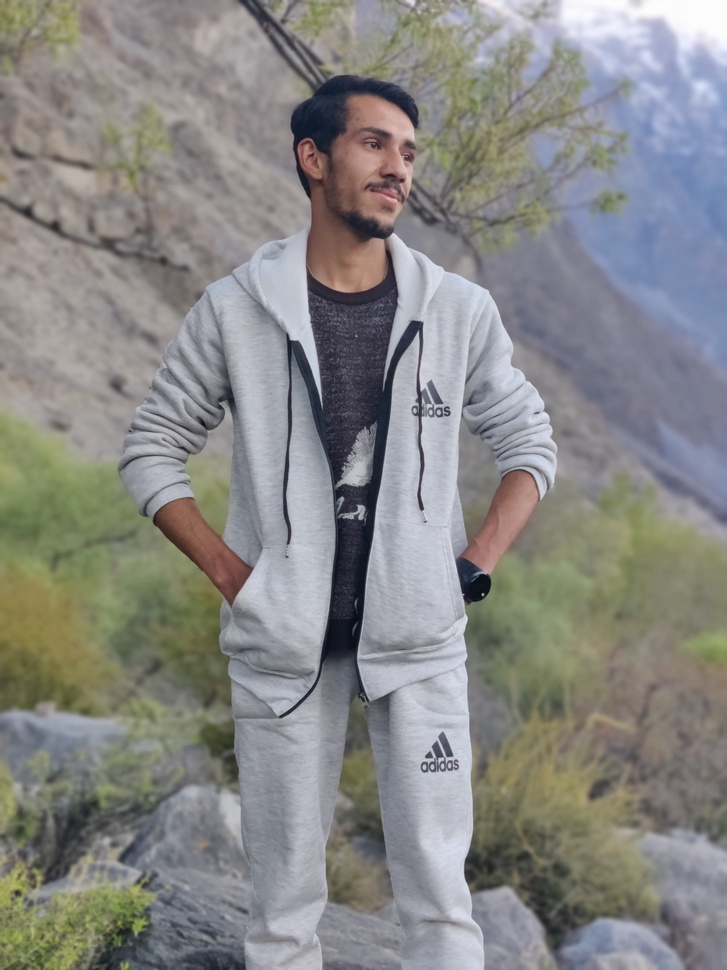
#> input picture images/test.jpg, 727 x 970 px, shrunk from 3000 x 4000 before the run, found by its file name
$ python bounding_boxes.py
#> lines starting #> are read from the running program, lines starting #| are printed output that depends on the picture; after the words box and inside, x2 and y2 are one past the last pixel; in counts of white or black regions, pixels touching at a corner belong together
import cv2

image = cv2.imread("images/test.jpg")
#> image is the input picture: shape (970, 727, 3); mean B, G, R 133.3, 135.5, 135.9

if image is None:
    print("Error: Image not found.")
    exit()

gray = cv2.cvtColor(image, cv2.COLOR_BGR2GRAY)
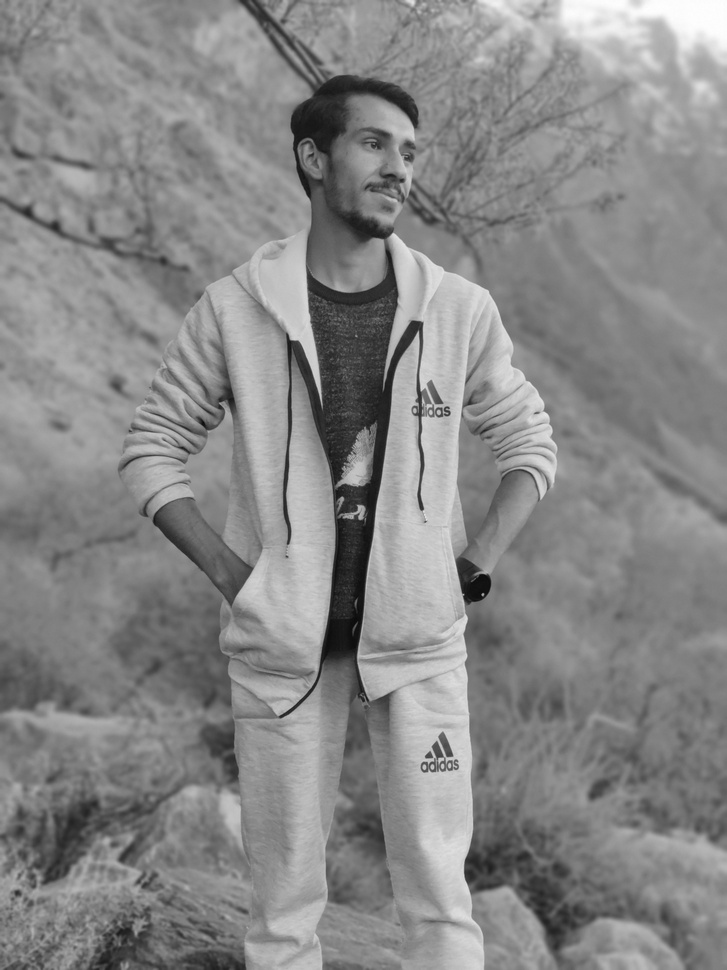
#> gray: shape (970, 727); min 8, max 254, mean 135.4

blur = cv2.GaussianBlur(gray, (7, 7), 0)

edges = cv2.Canny(blur, 50, 150)
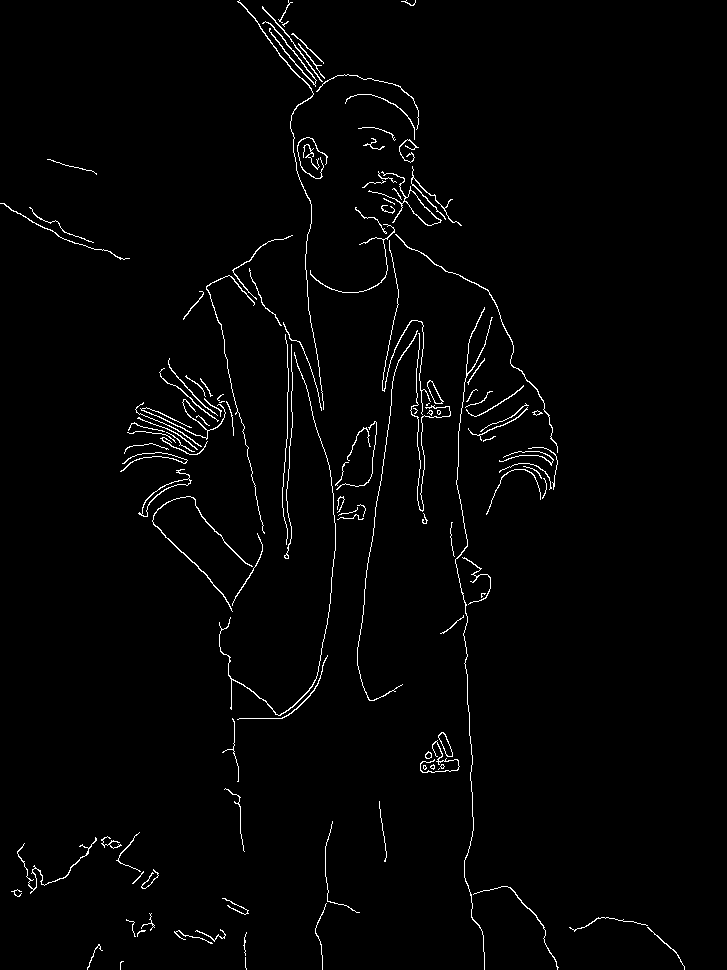
#> edges: shape (970, 727); 1.8% white in thin lines or dots

contours, hierarchy = cv2.findContours(
    edges,
    cv2.RETR_EXTERNAL,
    cv2.CHAIN_APPROX_SIMPLE
)
#> contours = 124 contours, 80 with area under 20; largest, box (x1, y1, x2, y2) and area: (368, 171, 442, 226) 521, (138, 469, 192, 517) 296, (438, 732, 453, 757) 162, (427, 380, 444, 404) 158, (152, 496, 253, 612) 132

result = image.copy()

for contour in contours:

    # Ignore very small contours
    area = cv2.contourArea(contour)

    if area < 500:
        continue

    # Get bounding rectangle
    x, y, width, height = cv2.boundingRect(contour)

    # Draw rectangle
    cv2.rectangle(
        result,
        (x, y),
        (x + width, y + height),
        (0, 255, 0),
        2
    )

    # Display coordinates
    text = f"X:{x} Y:{y}"

    cv2.putText(
        result,
        text,
        (x, y - 10),
        cv2.FONT_HERSHEY_SIMPLEX,
        0.5,
        (0, 255, 0),
        2
    )
#> this loop made 124 passes
#> area on passes 8, 15, 18, 28, 29, 30, 32, 35, 36, 43, 46, 50: 24, 43.5, 70.5, 32.5, 33.5, 161.5, 38.5, 31, 27, 132.5, 296, 23.5
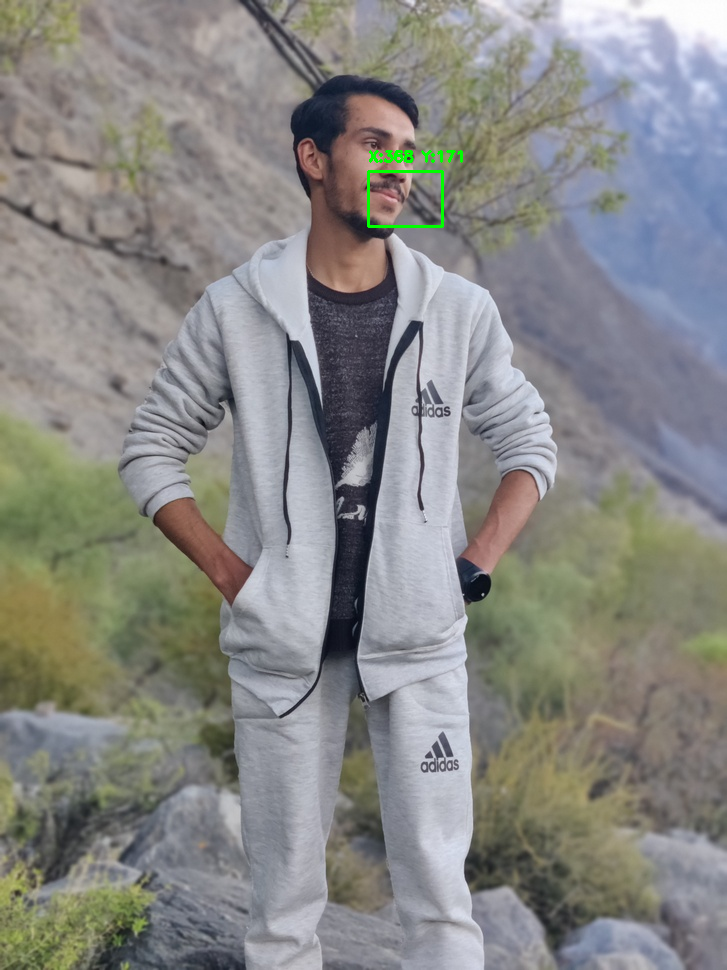
#> result: shape (970, 727, 3); 0.19% of pixels changed, all inside (x1, y1, x2, y2) = (367, 150, 463, 228)

cv2.imshow("Object Bounding Boxes", result)

cv2.waitKey(0)
cv2.destroyAllWindows()

$ run again, with images/car.jpg copied over images/test.jpg
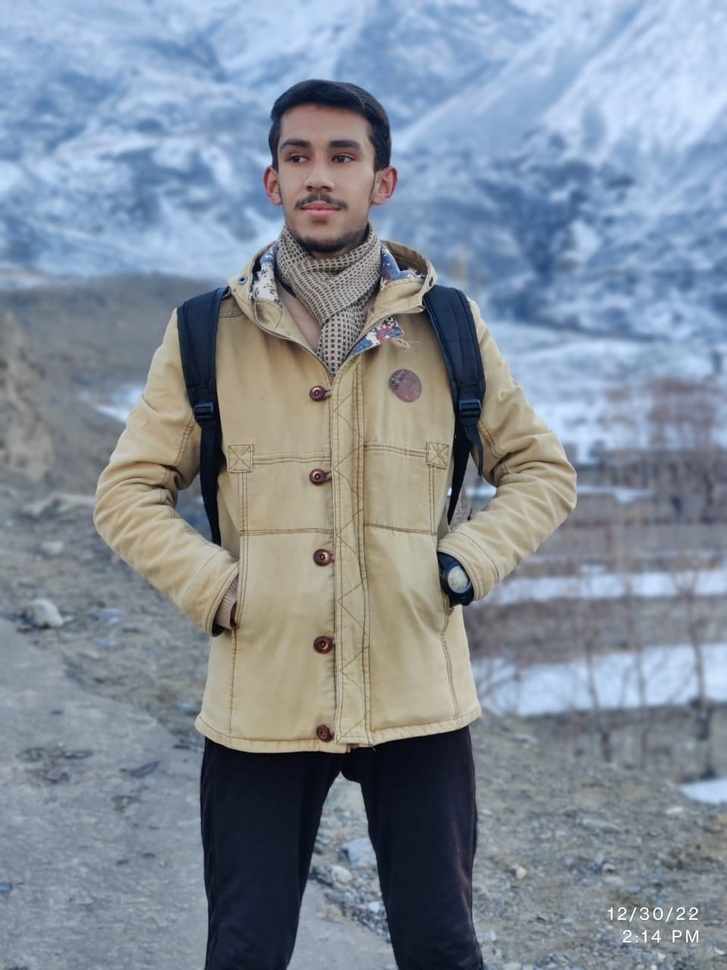
#> input picture images/car.jpg, 727 x 970 px, shrunk from 960 x 1280 before the run, found by its file name
#> image is the input picture: shape (970, 727, 3); mean B, G, R 152.4, 140.4, 130.3
#> `edges = cv2.Canny(blur, 50, 150)`:
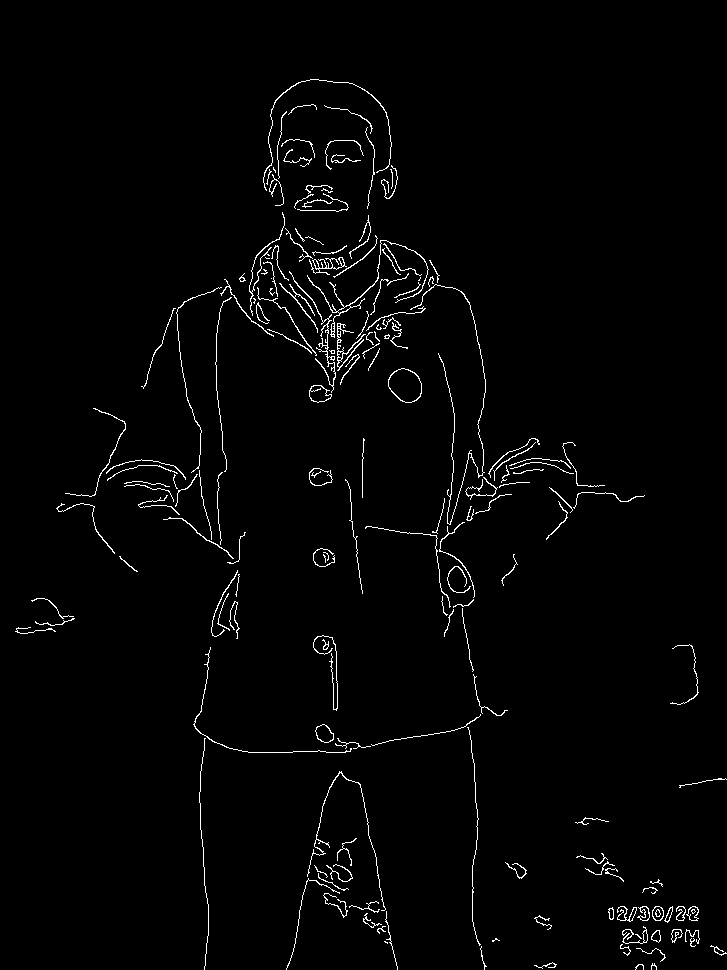
#> edges: shape (970, 727); 1.8% white in thin lines or dots, all inside (x1, y1, x2, y2) = (15, 79, 727, 970)
#> contours = 173 contours, 132 with area under 20; largest, box (x1, y1, x2, y2) and area: (388, 368, 422, 403) 854, (309, 385, 332, 403) 263, (315, 724, 334, 743) 232, (307, 240, 429, 338) 177, (337, 323, 366, 371) 134
#> the loop `for contour in contours:` made 173 passes
#> area on passes 12, 16, 21: 75.5, 52, 46
#> after the loop `for contour in contours:`:
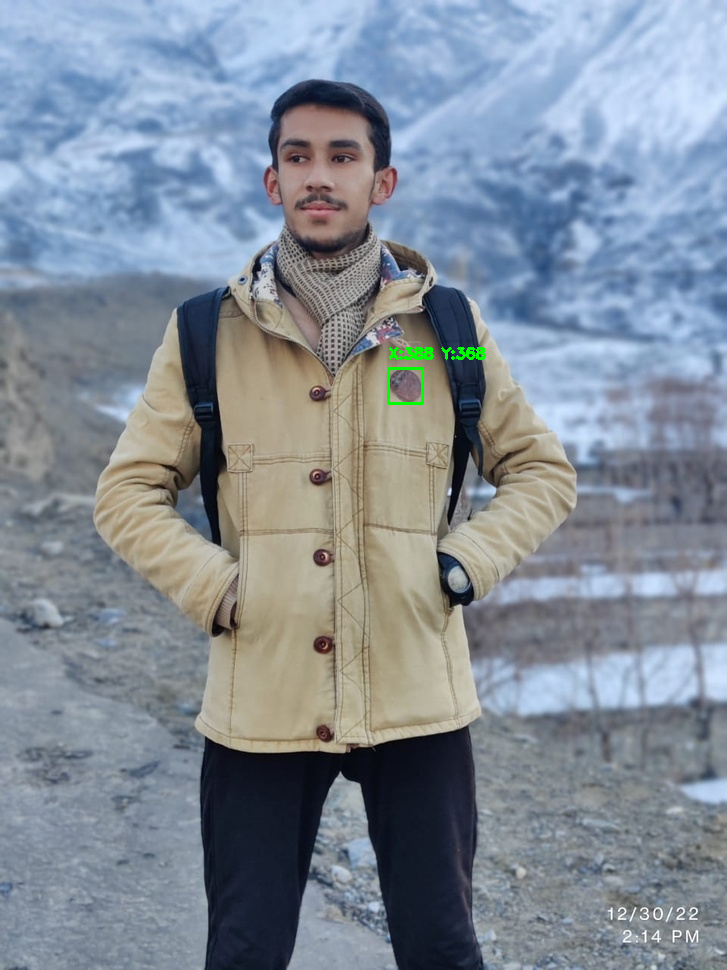
#> result: shape (970, 727, 3); 0.16% of pixels changed, all inside (x1, y1, x2, y2) = (387, 347, 486, 405)

$ run again, with images/people.jpg copied over images/test.jpg
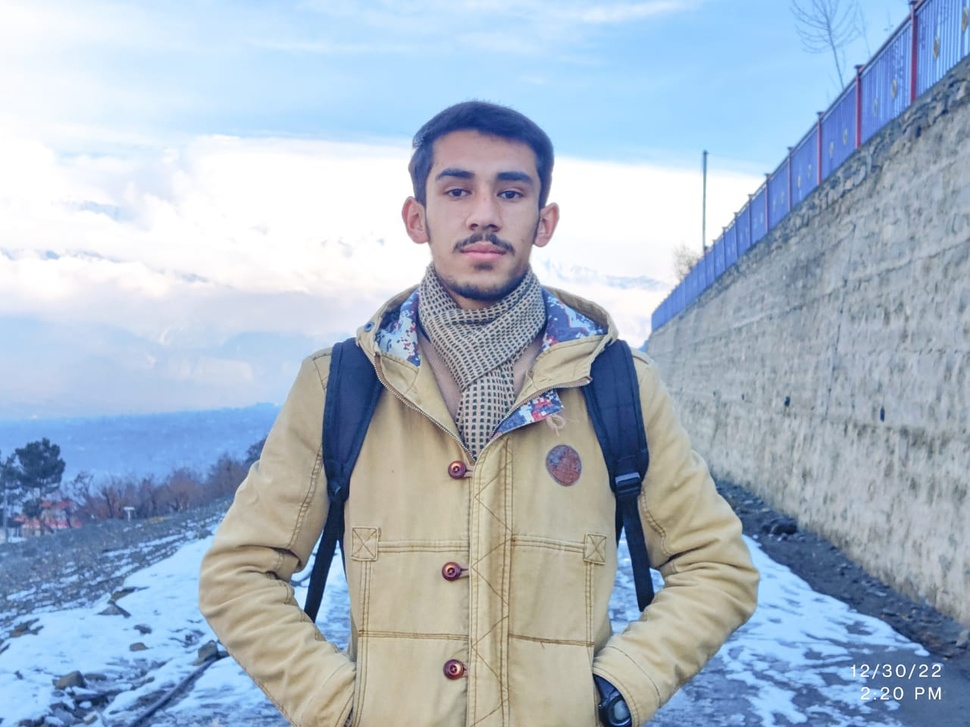
#> input picture images/people.jpg, 970 x 727 px, shrunk from 1280 x 960 before the run, found by its file name
#> image is the input picture: shape (727, 970, 3); mean B, G, R 199.3, 182, 166.5
#> `edges = cv2.Canny(blur, 50, 150)`:
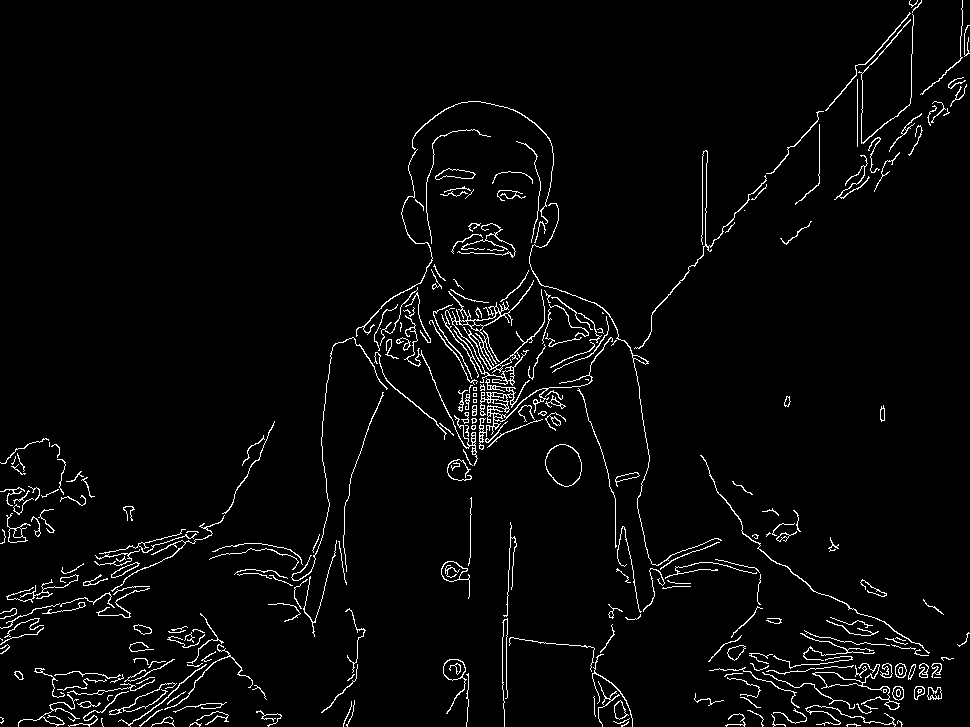
#> edges: shape (727, 970); 3.2% white in thin lines or dots
#> contours = 280 contours, 191 with area under 20; largest, box (x1, y1, x2, y2) and area: (545, 444, 582, 487) 1156, (441, 280, 545, 386) 814, (479, 337, 613, 450) 638, (812, 663, 900, 710) 478, (443, 659, 467, 714) 385
#> the loop `for contour in contours:` made 280 passes
#> area on passes 17, 21, 22: 41.5, 55.5, 153.5
#> after the loop `for contour in contours:`:
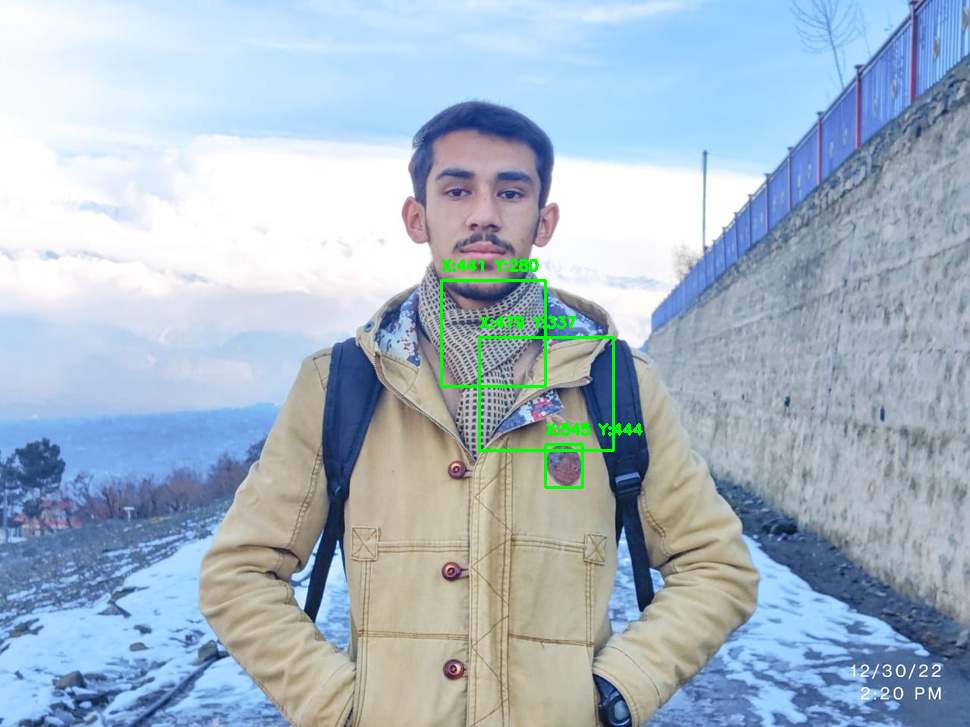
#> result: shape (727, 970, 3); 0.71% of pixels changed, all inside (x1, y1, x2, y2) = (440, 259, 643, 489)
